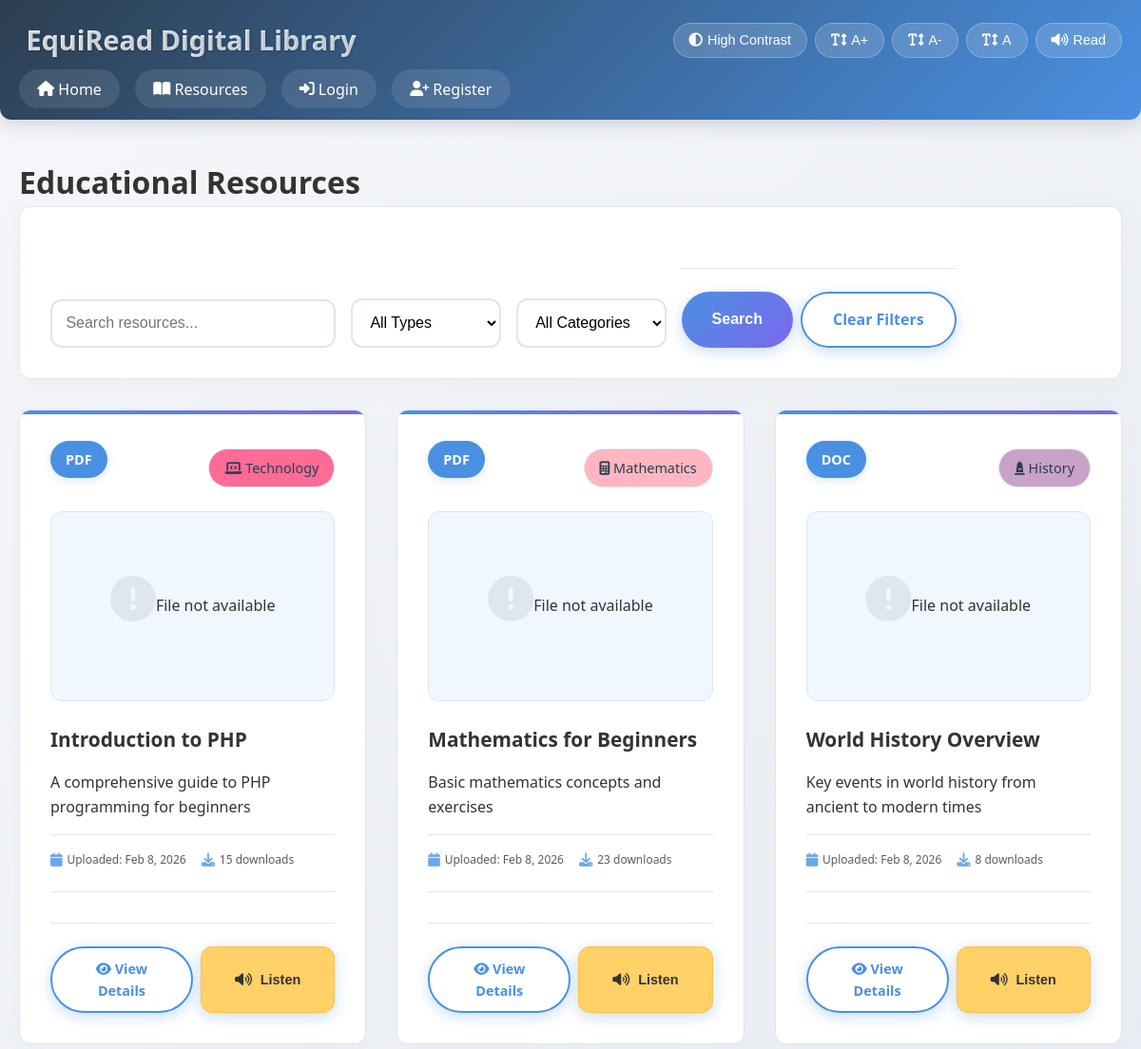
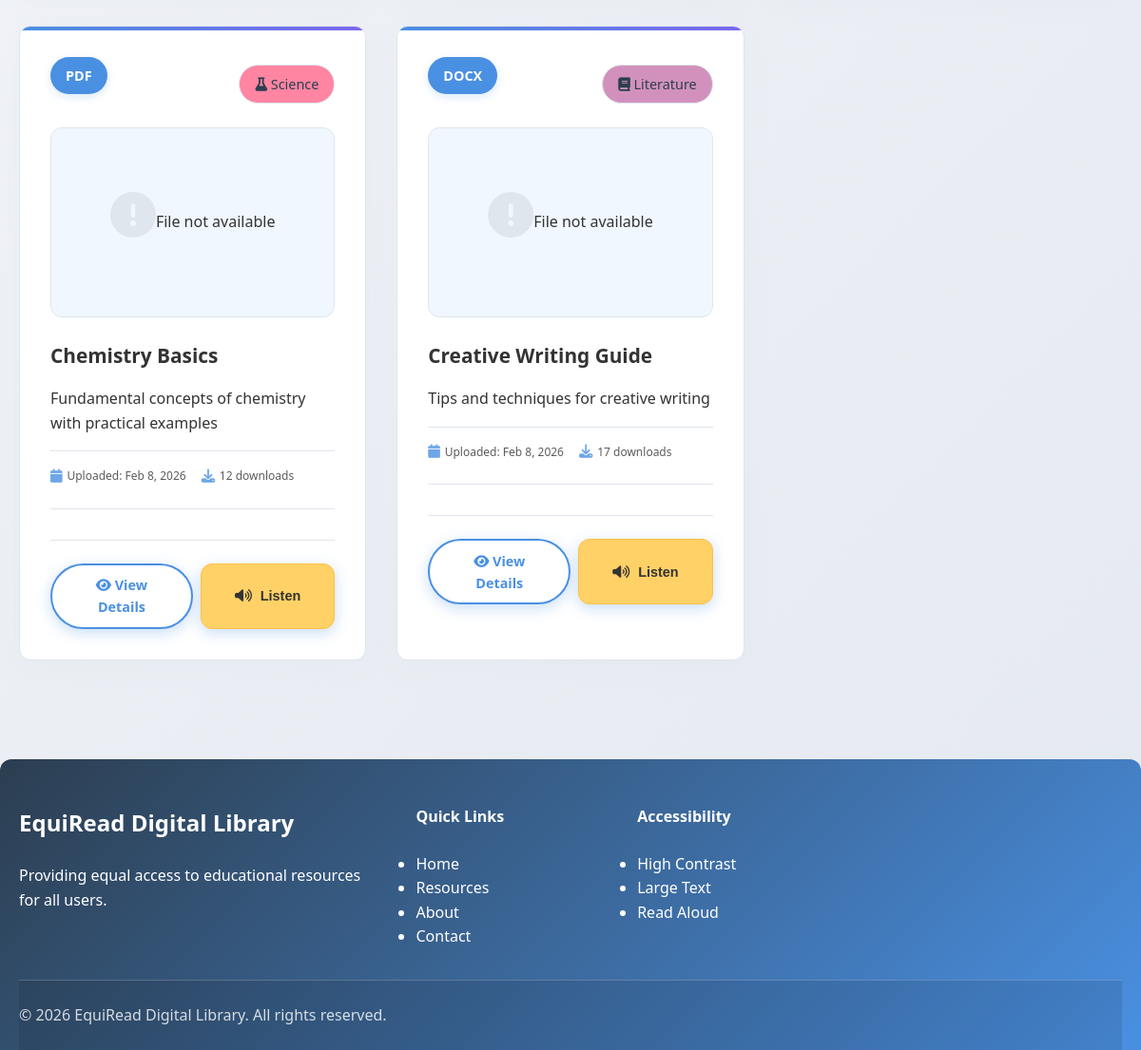
The app's page /resources.php with its own data (2 pictures, top to bottom).
### tables this page shows
CREATE TABLE IF NOT EXISTS tbl_resources (
    resource_id INT AUTO_INCREMENT PRIMARY KEY,
    title VARCHAR(255) NOT NULL,
    description TEXT,
    file_path VARCHAR(500),
    file_type VARCHAR(50),
    file_size INT DEFAULT 0,
    category VARCHAR(100),
    tags VARCHAR(255),
    upload_date DATETIME DEFAULT CURRENT_TIMESTAMP,
    uploaded_by INT,
    downloads_count INT DEFAULT 0,
    is_featured BOOLEAN DEFAULT FALSE,
    FOREIGN KEY (uploaded_by) REFERENCES tbl_users(user_id) ON DELETE SET NULL
);

CREATE TABLE IF NOT EXISTS tbl_categories (
    category_id INT AUTO_INCREMENT PRIMARY KEY,
    name VARCHAR(100) NOT NULL UNIQUE,
    description TEXT,
    color VARCHAR(7) DEFAULT '#ff85a2',
    icon VARCHAR(50) DEFAULT 'fas fa-folder',
    created_at TIMESTAMP DEFAULT CURRENT_TIMESTAMP
);

### resources.php (the view, shortened to what this page needs)
<?php include 'config.php'; ?>
<?php include 'includes/header.php'; ?>
<div class="main-content">
    <div class="container">
        <h1>Educational Resources</h1>
        <div class="search-filter">
            <form method="GET" class="search-form">
                <div class="form-row">
                    <div class="form-group search-input">
                        <input type="text" name="search" class="form-control" placeholder="Search resources..."
                               value="<?php echo isset($_GET['search']) ? htmlspecialchars($_GET['search']) : ''; ?>">
                    </div>
                    <div class="form-group">
                        <select name="file_type" class="form-control">
                            <option value="">All Types</option>
                        </select>
                    </div>
                    <div class="form-group">
                        <select name="category" class="form-control">
                            <option value="">All Categories</option>
                        </select>
                    </div>
                    <div class="form-actions">
                        <button type="submit" class="btn btn-primary">Search</button>
                        <a href="resources.php" class="btn btn-outline">Clear Filters</a>
                    </div>
                </div>
            </form>
        </div>
        <?php
        $sql = "SELECT r.*, c.color, c.icon
                FROM tbl_resources r
                LEFT JOIN tbl_categories c ON r.category = c.name
                WHERE 1=1";
        $sql .= " ORDER BY r.upload_date DESC";
        $stmt = mysqli_prepare($conn, $sql);
        mysqli_stmt_execute($stmt);
        $result = mysqli_stmt_get_result($stmt);
        if(mysqli_num_rows($result) > 0):
        ?>
        <div class="resource-grid">
            <?php while($row = mysqli_fetch_assoc($result)):
                $category_color = $row['color'] ?? '#e9e6e7ff';
                $category_icon = $row['icon'] ?? 'fas fa-folder';
                $file_exists = ($row['file_path'] && file_exists($row['file_path']));
                $file_type = strtolower($row['file_type'] ?? '');
                $is_image = in_array($file_type, ['jpg', 'jpeg', 'png', 'gif']);
                $is_pdf = ($file_type == 'pdf');
                $is_video = in_array($file_type, ['mp4', 'avi', 'mov']);
                $is_audio = in_array($file_type, ['mp3', 'wav']);
                $is_document = in_array($file_type, ['doc', 'docx', 'xls', 'xlsx', 'ppt', 'pptx']);
            ?>
            <div class="resource-card">
                <div class="resource-header">
                    <span class="resource-type"><?php echo isset($row['file_type']) ? strtoupper(htmlspecialchars($row['file_type'])) : 'General'; ?></span>
                    <?php if(!empty($row['category'])): ?>
                        <span class="resource-category" style="background: <?php echo $category_color; ?>">
                            <i class="<?php echo $category_icon; ?>"></i>
                            <?php echo htmlspecialchars($row['category']); ?>
                        </span>
                    <?php endif; ?>
                </div>
                <div class="resource-preview">
                    <?php if($file_exists): ?>
                        <?php if($is_image): ?>
                            <div class="file-preview image-preview">
                                <img src="<?php echo htmlspecialchars($row['file_path']); ?>"
                                     alt="<?php echo htmlspecialchars($row['title']); ?>"
                                     onclick="openPreviewModal('<?php echo htmlspecialchars($row['file_path']); ?>', 'image')">
                                <div class="preview-overlay" onclick="openPreviewModal('<?php echo htmlspecialchars($row['file_path']); ?>', 'image')">
                                    <i class="fas fa-search-plus"></i>
                                    <span>Click to view image</span>
                                </div>
                            </div>
                        <?php elseif($is_pdf): ?>
                            <div class="file-preview pdf-preview">
                                <div class="pdf-thumbnail" onclick="openPreviewModal('<?php echo htmlspecialchars($row['file_path']); ?>', 'pdf')">
                                    <i class="fas fa-file-pdf"></i>
                                    <h4><?php echo htmlspecialchars($row['title']); ?></h4>
                                    <p>Click to preview PDF</p>
                                </div>
                                <div class="preview-overlay" onclick="openPreviewModal('<?php echo htmlspecialchars($row['file_path']); ?>', 'pdf')">
                                    <i class="fas fa-search"></i>
                                    <span>Preview PDF</span>
                                </div>
                            </div>
                        <?php elseif($is_video): ?>
                            <div class="file-preview video-preview">
                                <video controls onclick="openPreviewModal('<?php echo htmlspecialchars($row['file_path']); ?>', 'video')">
                                    <source src="<?php echo htmlspecialchars($row['file_path']); ?>" type="video/<?php echo $file_type; ?>">
                                    Your browser does not support the video tag.
                                </video>
                                <div class="preview-overlay" onclick="openPreviewModal('<?php echo htmlspecialchars($row['file_path']); ?>', 'video')">
                                    <i class="fas fa-play-circle"></i>
                                    <span>Play video</span>
                                </div>
                            </div>
                        <?php elseif($is_audio): ?>
                            <div class="file-preview audio-preview">
                                <div class="audio-player">
                                    <i class="fas fa-music"></i>
                                    <audio controls>
                                        <source src="<?php echo htmlspecialchars($row['file_path']); ?>" type="audio/<?php echo $file_type; ?>">
                                        Your browser does not support the audio element.
                                    </audio>
                                </div>
                            </div>
                        <?php elseif($is_document): ?>
                            <div class="file-preview document-preview">
                                <div class="document-thumbnail" onclick="openPreviewModal('<?php echo htmlspecialchars($row['file_path']); ?>', 'document')">
                                    <i class="fas fa-file-<?php echo $file_type == 'doc' || $file_type == 'docx' ? 'word' :
                                                          ($file_type == 'xls' || $file_type == 'xlsx' ? 'excel' : 'powerpoint'); ?>"></i>
                                    <h4><?php echo htmlspecialchars($row['title']); ?></h4>
                                    <p>Click to download or preview</p>
                                </div>
                            </div>
                        <?php else: ?>
                            <div class="file-preview generic-preview">
                                <i class="fas fa-file"></i>
                                <p><?php echo htmlspecialchars($row['title']); ?></p>
                            </div>
                        <?php endif; ?>
                    <?php else: ?>
                        <div class="file-preview no-file">
                            <i class="fas fa-exclamation-circle"></i>
                            <p>File not available</p>
                        </div>
                    <?php endif; ?>
                </div>
                <div class="resource-content">
                    <h3><?php echo htmlspecialchars($row['title']); ?></h3>
                    <p class="resource-description"><?php echo htmlspecialchars($row['description']); ?></p>
                    <div class="resource-meta">
                        <div class="meta-item">
                            <i class="fas fa-calendar"></i>
                            <small>Uploaded: <?php echo date('M j, Y', strtotime($row['upload_date'])); ?></small>
                        </div>
                        <?php if(isset($row['downloads_count']) && $row['downloads_count'] > 0): ?>
                            <div class="meta-item">
                                <i class="fas fa-download"></i>
                                <small><?php echo $row['downloads_count']; ?> downloads</small>
                            </div>
                        <?php endif; ?>
                    </div>
                </div>
                <div class="resource-actions">
                    <a href="resource_view.php?id=<?php echo $row['resource_id']; ?>" class="btn btn-outline">
                        <i class="fas fa-eye"></i> View Details
                    </a>
                    <button class="btn btn-tts-preview" onclick="openTTSModal(<?php echo $row['resource_id']; ?>, '<?php echo addslashes($row['title']); ?>', '<?php echo addslashes($row['description']); ?>', '<?php echo $file_type; ?>', '<?php echo htmlspecialchars($row['file_path']); ?>')">
                        <i class="fas fa-volume-up"></i> Listen
                    </button>
                </div>
            </div>
            <?php endwhile; ?>
        </div>
        <?php endif; ?>
    </div>
</div>
<?php include 'includes/footer.php'; ?>

### includes/header.php (shortened to what this page needs)
<?php
$is_logged_in = isset($_SESSION['loggedin']) && $_SESSION['loggedin'] === true;
$user_role = isset($_SESSION['role']) ? $_SESSION['role'] : '';
$accessibility_profile = isset($_SESSION['accessibility_profile']) ? $_SESSION['accessibility_profile'] : 'normal';
?>
<!DOCTYPE html>
<html lang="en">
<head>
    <link rel="stylesheet" href="css/style.css">
    <link rel="stylesheet" href="https://cdnjs.cloudflare.com/ajax/libs/font-awesome/6.4.0/css/all.min.css">
</head>
<body class="<?php echo $accessibility_profile; ?>">
    <header class="main-header">
        <div class="container">
            <div class="header-content">
                <div class="logo">
                    <h1><i class="fas fa-book-heart"></i> EquiRead Digital Library</h1>
                </div>
                <div class="accessibility-controls">
                    <button id="highContrastToggle" class="accessibility-btn" title="Toggle High Contrast">
                        <i class="fas fa-adjust"></i> High Contrast
                    </button>
                    <button id="increaseFont" class="accessibility-btn" title="Increase Font Size">
                        <i class="fas fa-text-height"></i> A+
                    </button>
                    <button id="decreaseFont" class="accessibility-btn" title="Decrease Font Size">
                        <i class="fas fa-text-height"></i> A-
                    </button>
                    <button id="resetFont" class="accessibility-btn" title="Reset Font Size">
                        <i class="fas fa-text-height"></i> A
                    </button>
                    <button id="textToSpeech" class="accessibility-btn" title="Text to Speech">
                        <i class="fas fa-volume-up"></i> Read
                    </button>
                </div>
                <nav class="main-nav">
                    <ul>
                        <li><a href="index.php"><i class="fas fa-home"></i> Home</a></li>
                        <li><a href="resources.php"><i class="fas fa-book-open"></i> Resources</a></li>
                        <?php if($is_logged_in): ?>
                            <?php if($user_role === 'admin'): ?>
                                <li><a href="dashboard.php"><i class="fas fa-tachometer-alt"></i> Dashboard</a></li>
                            <?php endif; ?>
                            <li><a href="profile.php"><i class="fas fa-user"></i> Profile</a></li>
                            <li><a href="logout.php"><i class="fas fa-sign-out-alt"></i> Logout</a></li>
                        <?php else: ?>
                            <li><a href="login.php"><i class="fas fa-sign-in-alt"></i> Login</a></li>
                            <li><a href="register.php"><i class="fas fa-user-plus"></i> Register</a></li>
                        <?php endif; ?>
                    </ul>
                </nav>
            </div>
        </div>
    </header>

### includes/footer.php (shortened to what this page needs)
    <footer class="main-footer">
        <div class="container">
            <div class="footer-content">
                <div class="footer-section">
                    <h3>EquiRead Digital Library</h3>
                    <p>Providing equal access to educational resources for all users.</p>
                </div>
                <div class="footer-section">
                    <h4>Quick Links</h4>
                    <ul>
                        <li><a href="index.php">Home</a></li>
                        <li><a href="resources.php">Resources</a></li>
                        <li><a href="about.php">About</a></li>
                        <li><a href="contact.php">Contact</a></li>
                    </ul>
                </div>
                <div class="footer-section">
                    <h4>Accessibility</h4>
                    <ul>
                        <li><a href="#" id="footerHighContrast">High Contrast</a></li>
                        <li><a href="#" id="footerLargeText">Large Text</a></li>
                        <li><a href="#" id="footerReadAloud">Read Aloud</a></li>
                    </ul>
                </div>
            </div>
            <div class="footer-bottom">
                <p>&copy; <?php echo date('Y'); ?> EquiRead Digital Library. All rights reserved.</p>
            </div>
        </div>
    </footer>
</body>
</html>

### resources.php (style rules this page uses)
.resource-actions { display: flex; gap: 8px; flex-wrap: wrap; justify-content: center; }
.resource-actions .btn { flex: 1; min-width: 120px; text-align: center; }

### records on screen
tbl_resources: file_type "PDF", category "Technology", shows "File not available", title "Introduction to PHP", description "A comprehensive guide to PHP programming for beginners", upload_date "Feb 8, 2026", downloads_count "15"
tbl_resources: file_type "PDF", category "Mathematics", shows "File not available", title "Mathematics for Beginners", description "Basic mathematics concepts and exercises", upload_date "Feb 8, 2026", downloads_count "23"
tbl_resources: file_type "DOC", category "History", shows "File not available", title "World History Overview", description "Key events in world history from ancient to modern times", upload_date "Feb 8, 2026", downloads_count "8"
tbl_resources: file_type "PDF", category "Science", shows "File not available", title "Chemistry Basics", description "Fundamental concepts of chemistry with practical examples", upload_date "Feb 8, 2026", downloads_count "12"
tbl_resources: file_type "DOCX", category "Literature", shows "File not available", title "Creative Writing Guide", description "Tips and techniques for creative writing", upload_date "Feb 8, 2026", downloads_count "17"
